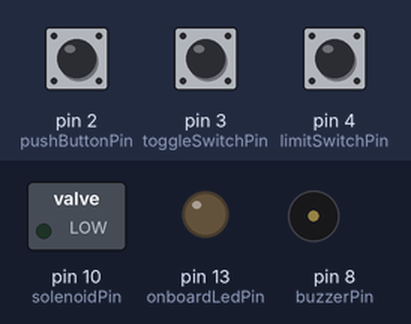
The sketch below on a simulated Arduino Uno, built with avr-gcc and run on an emulated ATmega328P. Parts: switched loads named in the sketch (green lamp = pin HIGH), output pins drawn as LEDs (lit = HIGH), buzzer (waves = sounding). Dashed ring = blinking. The inputs (shaded band) are chosen by the test bench; at power-on: pin 2 (pushButtonPin) LOW, pin 4 (limitSwitchPin) HIGH, pin 3 (toggleSwitchPin) LOW.

Above: at 1.2 s.
1.3 s: pin 2 (pushButtonPin) pulled HIGH for 0.15 s
At 1.7 s:
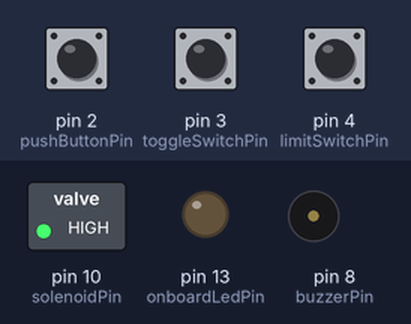
4.4 s: pin 4 (limitSwitchPin) pulled LOW for 1 s
At 5.4 s:
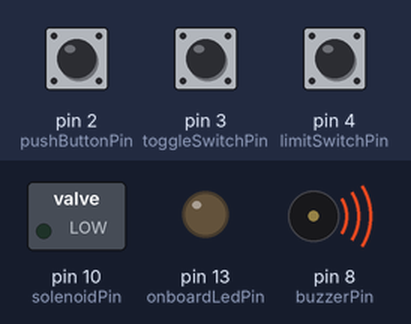
7.6 s: pin 3 (toggleSwitchPin) pulled HIGH for 0.15 s
At 7.67 s:
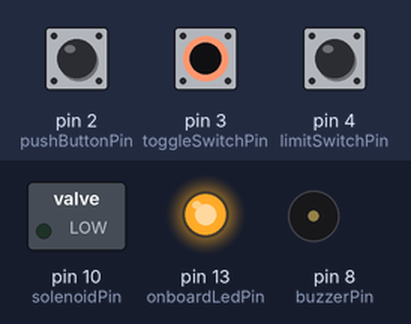
9.2 s: pin 3 (toggleSwitchPin) pulled HIGH for 3.2 s
At 13.1 s:
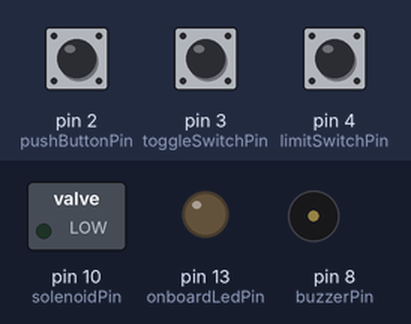
13.9 s: pin 2 (pushButtonPin) pulled HIGH for 1 s
At 14.2 s:
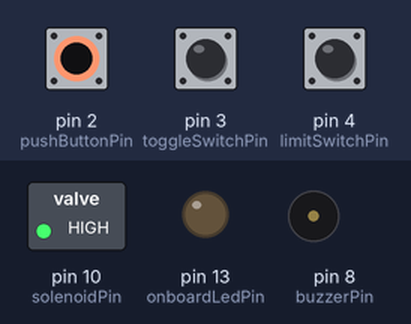
17.9 s: pin 4 (limitSwitchPin) pulled LOW for 0.15 s
At 19.1 s:
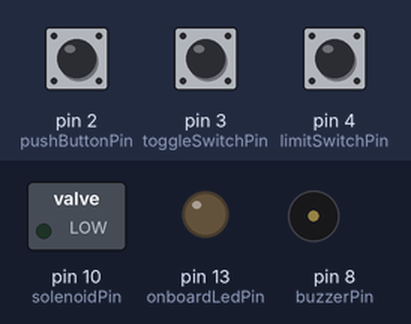
Timing chart, 0 to 20.9 s (numbered marks = the images above; inputs shaded):
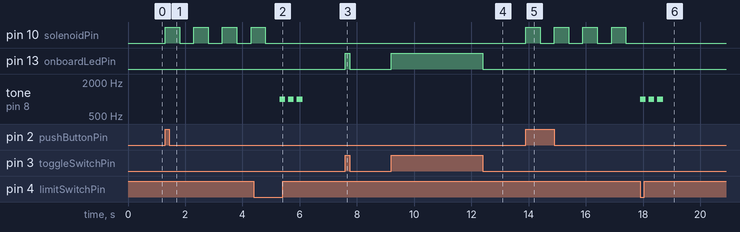

The sketch:

Exercise_1-1_v1.3.ino.ino
```cpp
// Pins
const int toggleSwitchPin = 3;  // Toggle switch (Master ON/OFF)
const int limitSwitchPin = 4;   // Limit switch (Safety door sensor)
const int pushButtonPin = 2;    // Pushbutton
const int solenoidPin = 10;     // Solenoid (Cutter)
const int buzzerPin = 8;        // Piezo Buzzer
const int onboardLedPin = 13;   // On-board LED

// Variables
int toggleSwitchState = 0;      // State of the toggle switch
int limitSwitchState = 0;       // State of the limit switch
bool cyclesTriggered = false;   // Whether the cycles have been triggered
bool buttonWasPressed = false;  // State of the button in the last loop

void setup() {
  // Initialize pins
  pinMode(toggleSwitchPin, INPUT);
  pinMode(limitSwitchPin, INPUT);
  pinMode(pushButtonPin, INPUT);
  pinMode(solenoidPin, OUTPUT);
  pinMode(buzzerPin, OUTPUT);
  pinMode(onboardLedPin, OUTPUT);
}

void loop() {
  // Read the state of the toggle switch
  toggleSwitchState = digitalRead(toggleSwitchPin);
  // Read the state of the limit switch
  limitSwitchState = digitalRead(limitSwitchPin);
  // Read the state of the push button
  int buttonState = digitalRead(pushButtonPin);

  // Turn the onboard LED ON or OFF based on the toggle switch state
  digitalWrite(onboardLedPin, toggleSwitchState);

  // Check for button press
  if (buttonState == HIGH && !buttonWasPressed && limitSwitchState == HIGH) {
    cyclesTriggered = true;
  }
  buttonWasPressed = (buttonState == HIGH); // Update button state

  if (cyclesTriggered && limitSwitchState == HIGH) {
    // Perform 10 cycles
    for (int i = 0; i < 10; i++) {
      // Check the safety door during the cycle
      if (digitalRead(limitSwitchPin) == LOW) {
        // Door is opened, stop the cycle and sound the buzzer
        for (int j = 0; j < 3; j++) {
          tone(buzzerPin, 1000, 200);
          delay(300);
        }
        // De-actuate the cutter
        digitalWrite(solenoidPin, LOW);
        cyclesTriggered = false;
        return;
      }

      // Actuate the cutter
      digitalWrite(solenoidPin, HIGH);
      delay(500);

      // De-actuate the cutter
      digitalWrite(solenoidPin, LOW);
      delay(500);
    }
    cyclesTriggered = false;  // Reset after 10 cycles
  } else {
    // De-actuate the cutter if the master switch is OFF or door is opened
    digitalWrite(solenoidPin, LOW);
  }
}
```

Measured:
- after the input at 1.3 s, pin 10 (solenoidPin): alternates HIGH for 0.50 s and LOW for 0.50 s, starting at once
- after the input at 4.4 s, pin 10 (solenoidPin): goes on until 4.8 s, then stays LOW; tone on pin 8 (buzzerPin): alternates 1000 Hz for 0.20 s and silent for 0.10 s, 6 changes in all, then stays silent, starting after 0.90 s
- after the input at 7.6 s, pin 13 (onboardLedPin): LOW → HIGH at once, → LOW 0.15 s later
- after the input at 9.2 s, pin 13 (onboardLedPin): LOW → HIGH at once, → LOW 3.2 s later
- after the input at 13.9 s, pin 10 (solenoidPin): alternates HIGH for 0.50 s and LOW for 0.50 s, starting at once
- after the input at 17.9 s, pin 10 (solenoidPin): stops changing and stays LOW; tone on pin 8 (buzzerPin): alternates 1000 Hz for 0.20 s and silent for 0.10 s, 6 changes in all, then stays silent, starting at once
